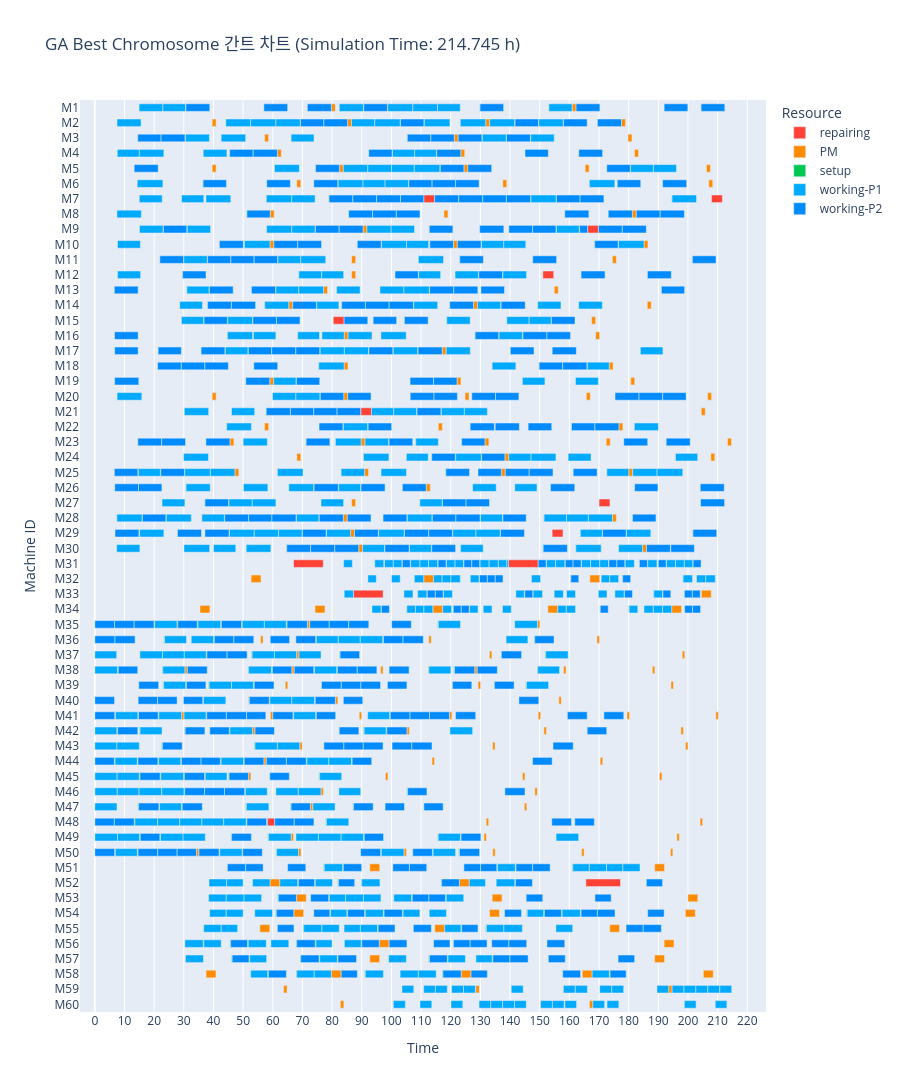

Notebook code for this chart:
### Markdown cell above
## Best chromosome 시뮬레이션 + 간트 차트

GA가 찾아낸 best chromosome으로 시뮬레이션을 한 번 더 돌려 간트 차트 시각화.

### Code cell
# best chromosome으로 시뮬레이션 재실행 (시드 고정 → fitness와 동일 결과)
random.seed(ga.evaluator.seed)

env = simpy.Environment()
event_logger = EventLogger(env)
scheduler = Scheduler(
    env=env,
    data=data,
    event_logger=event_logger,
    pm_hazard_threshold=0.0,
    job_priority=sim_input_best.job_priority,
    op_machine=sim_input_best.op_machine,
    pm_thresholds=sim_input_best.pm_thresholds,
)
env.run(until=scheduler.job_chk_process)

fig = create_gantt_chart(
    logs=event_logger.logs,
    max_time=env.now,
    title=f'GA Best Chromosome 간트 차트 (Simulation Time: {round(env.now / 60, 3)} h)'
)
fig.show()

### Figure 1 — Plotly figure (JSON) as saved in the notebook; plotly's stock layout.template omitted (floating-point values rounded to 4 significant figures; data arrays with more than 128 entries replaced by an {"elided": "..."} marker saying what was removed)
{"data": [{"base": [151.1, 80.39, 89.63, 170.0, 154.2, 67.02, 139.5, 87.21, 58.17, 165.6, 110.9, 207.9, 166.1], "customdata": [[""], [""], [""], [""], [""], [""], [""], [""], [""], [""], [""], [""], [""]], "hovertemplate": "Resource=repairing<br>Start=%{base}<br>Finish=%{x}<br>Task=%{y}<br>job_op=%{customdata[0]}<extra></extra>", "legendgroup": "repairing", "marker": {"color": "rgb(255, 65, 54)", "pattern": {"shape": ""}}, "name": "repairing", "orientation": "h", "showlegend": true, "textposition": "auto", "type": "bar", "width": 0.5, "x": [3.667, 3.667, 3.667, 3.667, 3.667, 10.0, 10.0, 10.0, 2.5, 11.67, 3.667, 3.667, 3.667], "xaxis": "x", "y": ["M12", "M15", "M21", "M27", "M29", "M31", "M31", "M33", "M48", "M52", "M7", "M7", "M9"], "yaxis": "y"}, {"base": {"elided": "163 float values"}, "customdata": {"elided": "163x1 str values"}, "hovertemplate": "Resource=PM<br>Start=%{base}<br>Finish=%{x}<br>Task=%{y}<br>job_op=%{customdata[0]}<extra></extra>", "legendgroup": "PM", "marker": {"color": "rgb(255, 140, 0)", "pattern": {"shape": ""}}, "name": "PM", "orientation": "h", "showlegend": true, "textposition": "auto", "type": "bar", "width": 0.5, "x": {"elided": "163 float values"}, "xaxis": "x", "y": {"elided": "163 str values"}, "yaxis": "y"}, {"base": {"elided": "314 float values"}, "customdata": {"elided": "314x1 str values"}, "hovertemplate": "Resource=setup<br>Start=%{base}<br>Finish=%{x}<br>Task=%{y}<br>job_op=%{customdata[0]}<extra></extra>", "legendgroup": "setup", "marker": {"color": "rgb(0, 200, 83)", "pattern": {"shape": ""}}, "name": "setup", "orientation": "h", "showlegend": true, "textposition": "auto", "type": "bar", "width": 0.5, "x": {"elided": "314 float values"}, "xaxis": "x", "y": {"elided": "314 str values"}, "yaxis": "y"}, {"base": {"elided": "421 float values"}, "customdata": {"elided": "421x1 str values"}, "hovertemplate": "Resource=working-P1<br>Start=%{base}<br>Finish=%{x}<br>Task=%{y}<br>job_op=%{customdata[0]}<extra></extra>", "legendgroup": "working-P1", "marker": {"color": "rgb(0, 170, 255)", "pattern": {"shape": ""}}, "name": "working-P1", "orientation": "h", "showlegend": true, "textposition": "auto", "type": "bar", "width": 0.5, "x": {"elided": "421 float values"}, "xaxis": "x", "y": {"elided": "421 str values"}, "yaxis": "y"}, {"base": {"elided": "423 float values"}, "customdata": {"elided": "423x1 str values"}, "hovertemplate": "Resource=working-P2<br>Start=%{base}<br>Finish=%{x}<br>Task=%{y}<br>job_op=%{customdata[0]}<extra></extra>", "legendgroup": "working-P2", "marker": {"color": "rgb(0, 140, 255)", "pattern": {"shape": ""}}, "name": "working-P2", "orientation": "h", "showlegend": true, "textposition": "auto", "type": "bar", "width": 0.5, "x": {"elided": "423 float values"}, "xaxis": "x", "y": {"elided": "423 str values"}, "yaxis": "y"}], "layout": {"barmode": "relative", "height": 3000, "legend": {"title": {"text": "Resource"}, "tracegroupgap": 0}, "title": {"text": "GA Best Chromosome 간트 차트 (Simulation Time: 214.745 h)"}, "xaxis": {"anchor": "y", "domain": [0, 1], "dtick": 10, "title": {"text": "Time"}}, "yaxis": {"anchor": "x", "categoryarray": ["M60", "M59", "M58", "M57", "M56", "M55", "M54", "M53", "M52", "M51", "M50", "M49", "M48", "M47", "M46", "M45", "M44", "M43", "M42", "M41", "M40", "M39", "M38", "M37", "M36", "M35", "M34", "M33", "M32", "M31", "M30", "M29", "M28", "M27", "M26", "M25", "M24", "M23", "M22", "M21", "M20", "M19", "M18", "M17", "M16", "M15", "M14", "M13", "M12", "M11", "M10", "M9", "M8", "M7", "M6", "M5", "M4", "M3", "M2", "M1"], "categoryorder": "array", "domain": [0, 1], "title": {"text": "Machine ID"}}}}
